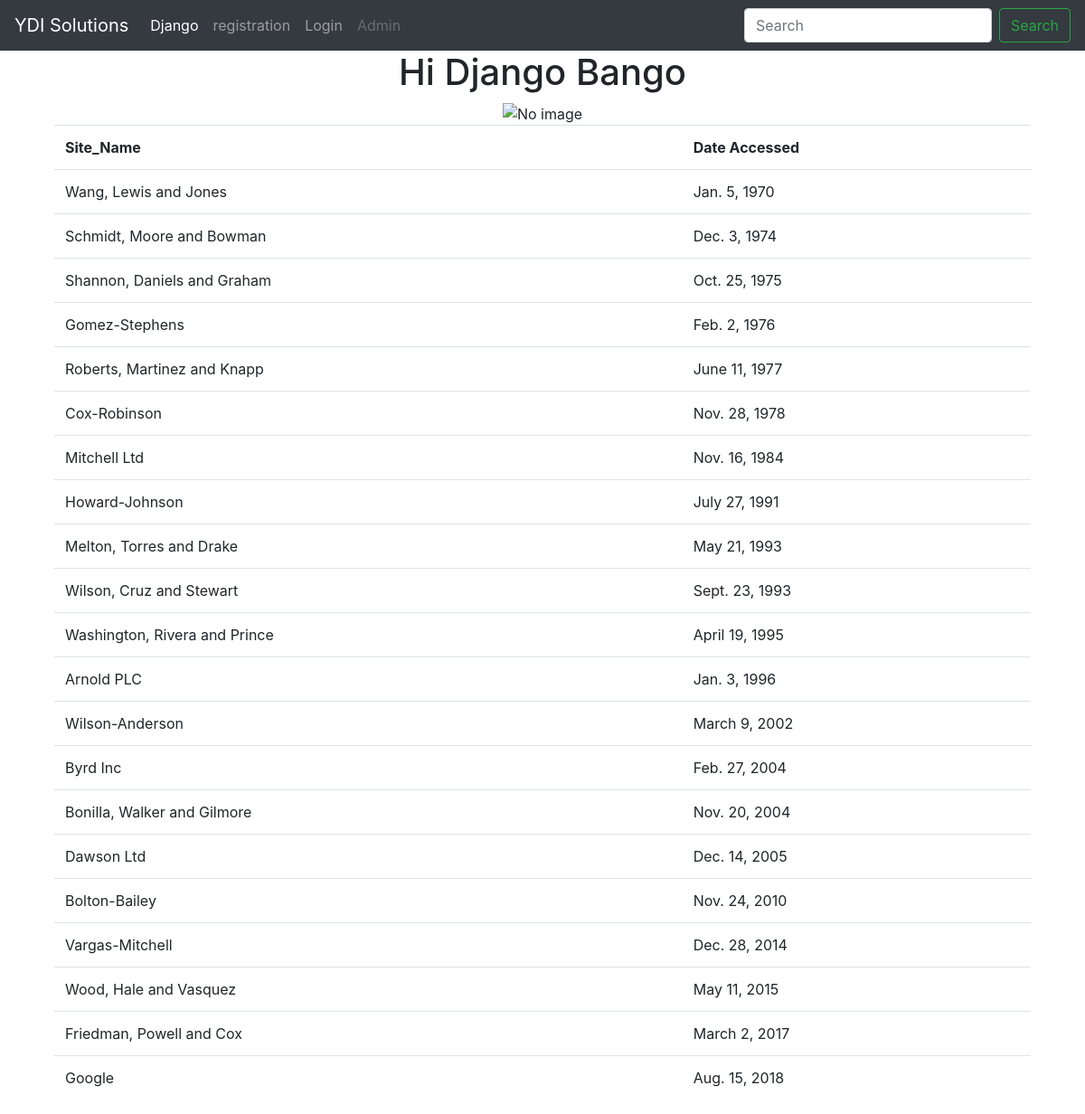
Page /firstapp/django/ on the committed database.
### firstapp/models.py (models this page shows, shortened)
class AccessRecord(models.Model):
	name = models.ForeignKey('Webpage',  on_delete=models.CASCADE,)
	date = models.DateField()

class Webpage(models.Model):
	topic = models.ForeignKey('Topic', on_delete=models.CASCADE,)
	name = models.CharField(max_length=264, unique=True)
	url = models.URLField(unique=True)
	def __str__(self):
		return self.name

### firstapp/views.py (the view)
def django(request):
	webpage_list = AccessRecord.objects.order_by('date')
	date_dict = {'access_record': webpage_list}
	return render(request, 'first_app/django.html', context=date_dict)

### templates/first_app/django.html
<!DOCTYPE html>
{% extends "first_app/base.html" %}
{% block body_block %}
{% load staticfiles %}
	<center><h1>Hi Django Bango</h1>
	<img src='{% static "images/header.jpg" %}' alt="No image">
</center>
	<div class="container">
			{% if access_record %}
		<table class="table">
			<th scope="row">Site_Name</th>
			<th scope="row">Date Accessed</th>
			{% for acc in access_record %}
			<tr>
			<td>{{ acc.name }}</td>
			<td> {{ acc.date }} </td>
		</tr>
			{% endfor %}
			{% else %}
			<P> No Data </P>
			{% endif %}
		</table>
	</div>
{% endblock %}

### templates/first_app/base.html (shortened to what this page needs)
<!DOCTYPE html>
<html>
<head>
	<link rel="stylesheet" href="https://maxcdn.bootstrapcdn.com/bootstrap/4.0.0/css/bootstrap.min.css">
</head>
<body>
	<nav class="navbar navbar-expand-lg navbar-dark bg-dark">
  <a class="navbar-brand" href="{% url 'index' %}">YDI Solutions</a>
  <div class="collapse navbar-collapse" id="navbarSupportedContent">
    <ul class="navbar-nav mr-auto">
      <li class="nav-item active">
        <a class="nav-link" href="{% url 'first_app:django' %}">Django <span class="sr-only">(current)</span></a>
      </li>
      <li class="nav-item">
        <a class="nav-link" href="{% url 'first_app:registration' %}">registration</a>
      </li>
      {% if user.is_authenticated %}
      <li class="nav-item">
        <a class="nav-link" href="{% url 'logout' %}">Logout</a>
      </li>
      {% else %}
      <li class="nav-item">
        <a class="nav-link" href="{% url 'first_app:user_login' %}">Login</a>
      </li>
      {% endif %}
      <li class="nav-item">
        <a class="nav-link disabled" href="{% url 'admin:index' %}">Admin</a>
      </li>
    </ul>
    <form class="form-inline my-2 my-lg-0">
      <input class="form-control mr-sm-2" type="search" placeholder="Search" aria-label="Search">
      <button class="btn btn-outline-success my-2 my-sm-0" type="submit">Search</button>
    </form>
  </div>
</nav>
	<div class="container">
		{% block body_block %}
		{% endblock %}
	</div>
</body>
</html>

### rows in the picture
AccessRecord: name "Wang, Lewis and Jones", date "Jan. 5, 1970"
AccessRecord: name "Schmidt, Moore and Bowman", date "Dec. 3, 1974"
AccessRecord: name "Shannon, Daniels and Graham", date "Oct. 25, 1975"
AccessRecord: name "Gomez-Stephens", date "Feb. 2, 1976"
AccessRecord: name "Roberts, Martinez and Knapp", date "June 11, 1977"
AccessRecord: name "Cox-Robinson", date "Nov. 28, 1978"
AccessRecord: name "Mitchell Ltd", date "Nov. 16, 1984"
AccessRecord: name "Howard-Johnson", date "July 27, 1991"
AccessRecord: name "Melton, Torres and Drake", date "May 21, 1993"
AccessRecord: name "Wilson, Cruz and Stewart", date "Sept. 23, 1993"
AccessRecord: name "Washington, Rivera and Prince", date "April 19, 1995"
AccessRecord: name "Arnold PLC", date "Jan. 3, 1996"
AccessRecord: name "Wilson-Anderson", date "March 9, 2002"
AccessRecord: name "Byrd Inc", date "Feb. 27, 2004"
AccessRecord: name "Bonilla, Walker and Gilmore", date "Nov. 20, 2004"
AccessRecord: name "Dawson Ltd", date "Dec. 14, 2005"
AccessRecord: name "Bolton-Bailey", date "Nov. 24, 2010"
AccessRecord: name "Vargas-Mitchell", date "Dec. 28, 2014"
AccessRecord: name "Wood, Hale and Vasquez", date "May 11, 2015"
AccessRecord: name "Friedman, Powell and Cox", date "March 2, 2017"
AccessRecord: name "Google", date "Aug. 15, 2018"
